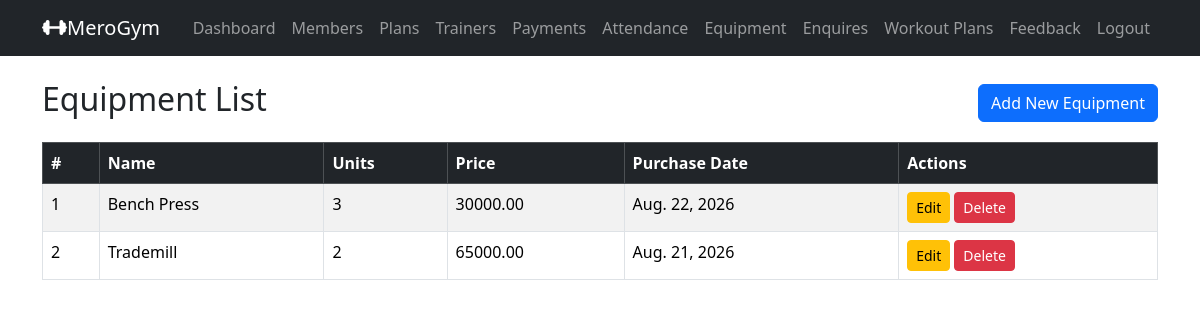
The page /admin_equipment/ (signed in) on the database as committed earlier.
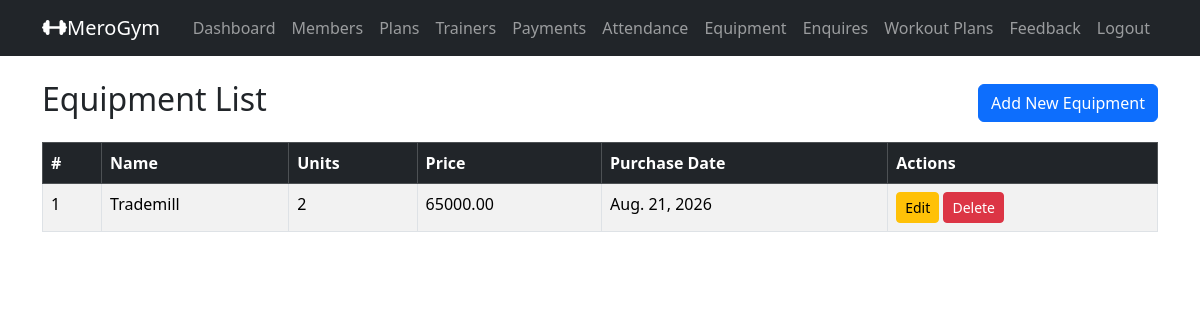
The same page on the database as committed later.
### gymapp/models.py (models this page shows, shortened)
class Equipment(models.Model):
    name = models.CharField(max_length=100)
    units = models.PositiveIntegerField(default=1)
    price = models.DecimalField(max_digits=8, decimal_places=2)
    purchase_date = models.DateField(default=timezone.now) # date when equipment was purchased
    is_active = models.BooleanField(default=True) # if remove/sold, mark as inactive instead of deleting records

### gymapp/views.py (the view)
    def wrapper(request, *args, **kwargs):
        if not request.user.is_authenticated or getattr(request.user, 'role', None) != 'ADMIN':
            messages.error(request, 'You must be logged in as an admin to access this page.')
            return redirect('admin_login')
        return view_func(request, *args, **kwargs)

### gymapp/views.py (called while the page is built)
def admin_required(view_func):
    def wrapper(request, *args, **kwargs):
        if not request.user.is_authenticated or getattr(request.user, 'role', None) != 'ADMIN':
            messages.error(request, 'You must be logged in as an admin to access this page.')
            return redirect('admin_login')
        return view_func(request, *args, **kwargs)
    return wrapper

@admin_required
def admin_equipment_list(request):
    equipments = Equipment.objects.all().order_by('name')
    return render(
        request,
        'admin_equipment_list.html',
        {
            'equipments': equipments
        }
    )

### gymapp/templates/admin_equipment_list.html (shortened to what this page needs)
{% extends 'base.html' %}
{% block content %}
<div class="d-flex justify-content-between align-items-center mb-3">
    <h2>Equipment List</h2>
    <a href="{% url 'admin_equipment_add' %}" class="btn btn-primary">Add New Equipment</a>
</div>
<table class="table table-bordered table-striped">
    <thead class="table-dark">
        <tr>
            <th>#</th>
            <th>Name</th>
            <th>Units</th>
            <th>Price</th>
            <th>Purchase Date</th>
            <th>Actions</th>
        </tr>
    </thead>
    <tbody>
        {% for equipment in equipments %}
        <tr>
            <td>{{ forloop.counter }}</td>
            <td>{{ equipment.name }}</td>
            <td>{{ equipment.units }}</td>
            <td>{{ equipment.price }}</td>
            <td>{{ equipment.purchase_date }}</td>
            <td>
                <a href="{% url 'admin_equipment_edit' equipment.id %}" class="btn btn-sm btn-warning">Edit</a>
                <form method="post" action="{% url 'admin_equipment_delete' equipment.id %}" style="display:inline;">
                    <button type="submit" class="btn btn-sm btn-danger" onclick="return confirm('Are you sure you want to delete this equipment?');">Delete</button>
                </form>
            </td>
        </tr>
        {% empty %}
        <tr>
            <td colspan="6" class="text-center">No equipment available.</td>
        </tr>
        {% endfor %}
</table>
{% endblock %}

### gymapp/templates/base.html (shortened to what this page needs)
<!DOCTYPE html>
<html lang="en">
<head>
    <link href="https://cdn.jsdelivr.net/npm/bootstrap@5.3.8/dist/css/bootstrap.min.css" rel="stylesheet">
    <link rel="stylesheet" href="https://cdnjs.cloudflare.com/ajax/libs/font-awesome/7.3.0/css/all.min.css" />
</head>
<body>
    <nav class="navbar navbar-expand-lg navbar-dark bg-dark">
  <div class="container">
    <a class="navbar-brand" href="#">
        <i class="fas fa-dumbbell" ></i>MeroGym</a>
    <div class="collapse navbar-collapse" id="navbarSupportedContent">
      <ul class="navbar-nav ms-auto">
        {% if user.is_authenticated %}
         {% if user.role == 'ADMIN'%}
          <li class="nav-item">
            <a class="nav-link" href="{% url 'home' %}">Dashboard</a>
          </li>
          <li class="nav-item">
            <a class="nav-link" href="{% url 'admin_members_list' %}">Members</a>
          </li>
          <li class="nav-item">
            <a class="nav-link" href="{% url 'admin_plans_list' %}">Plans</a>
          </li>
          <li class="nav-item">
            <a class="nav-link" href="{% url 'admin_trainers_list' %}">Trainers</a>
          </li>
          <li class="nav-item">
            <a class="nav-link" href="{% url 'admin_payments_list' %}">Payments</a>
          </li>
          <li class="nav-item">
            <a class="nav-link" href="{% url 'admin_attendance_list' %}">Attendance</a>
          </li>
          <li class="nav-item">
            <a class="nav-link" href="{% url 'admin_equipment_list' %}">Equipment</a>
          </li>
          <li class="nav-item">
            <a class="nav-link" href="{% url 'admin_enquiries_list' %}">Enquires</a>
          </li>
          <li class="nav-item">
            <a class="nav-link" href="{% url 'home' %}">Workout Plans</a>
          </li>
          <li class="nav-item">
            <a class="nav-link" href="{% url 'home' %}">Feedback</a>
          </li>
         {% endif %}
          <li class="nav-item">
            <a class="nav-link" href="{% url 'logout' %}">Logout</a>
          </li>
        {% endif %}
      </ul>
    </div>
  </div>
</nav>
<div class="container mt-4">
{% block content %}
{% endblock %}
</div>
</body>
</html>

Rows that differ between the two databases and show on the page:
removed Equipment: name "Bench Press", units "3", price "30000.00", purchase_date "Aug. 22, 2026"
